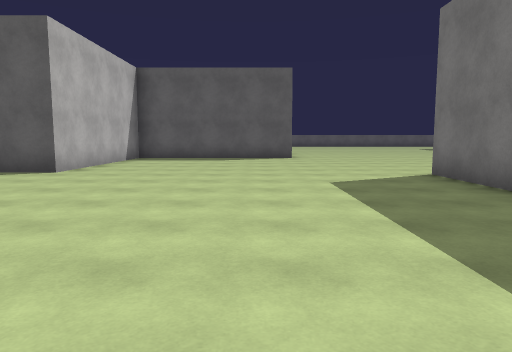
View 1 (above)

24 first-person views from a walk through a scene from a Unity 3-D project. The camera is 1.4 m above the floor, tilts 6° down and sees 70° across. The floor is counted in squares, 2 m on a side. Each view is taken from the middle of a square. On the plan, view 1 faces up. The plan holds only what a view shows up to about 11 squares ahead; the rest is blank. The place goes on beyond the plan. Surface patterns are stand-ins for the level's own textures.

View 2
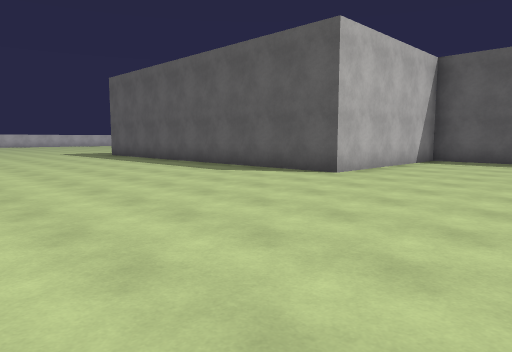

View 3
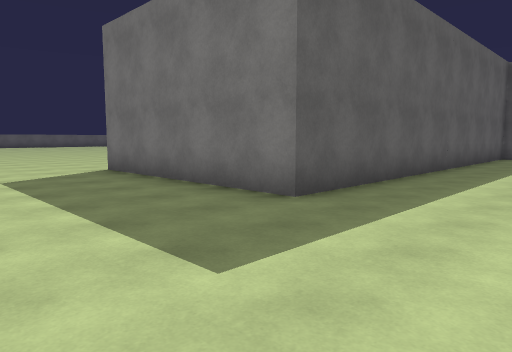

View 4
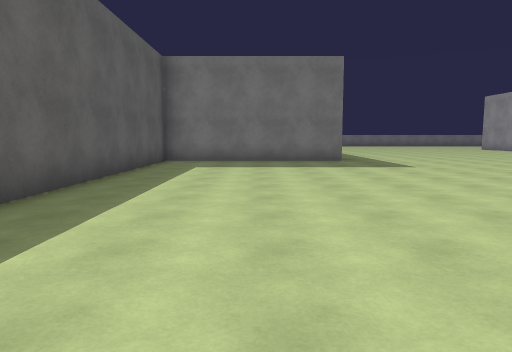

View 5
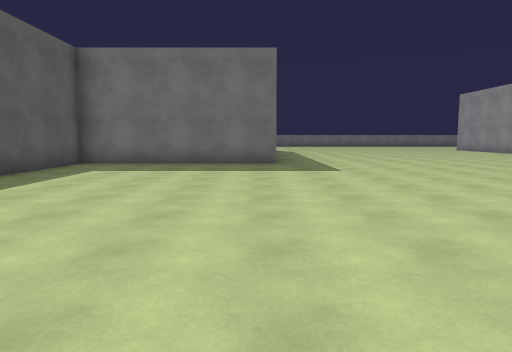

View 6
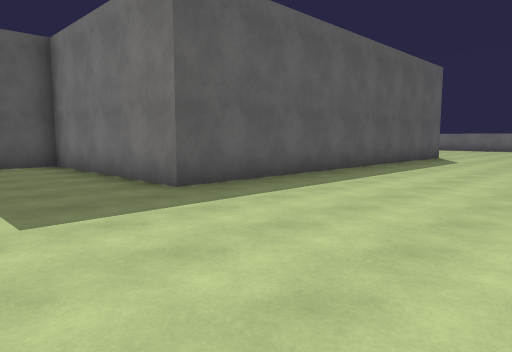

View 7
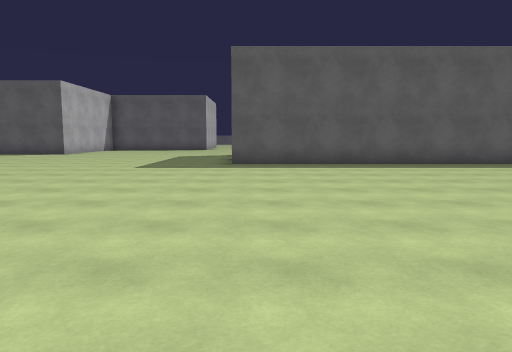

View 8
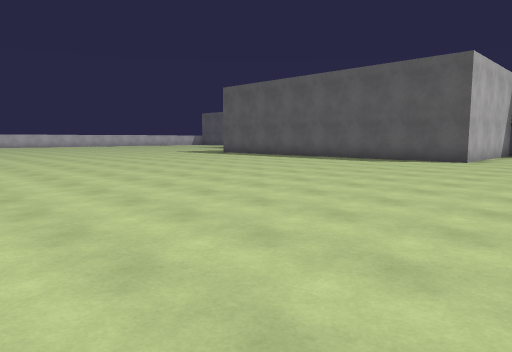

View 9
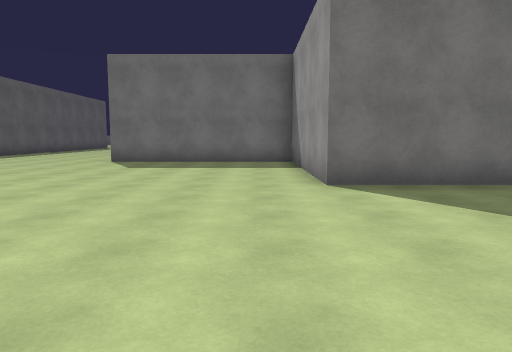

View 10
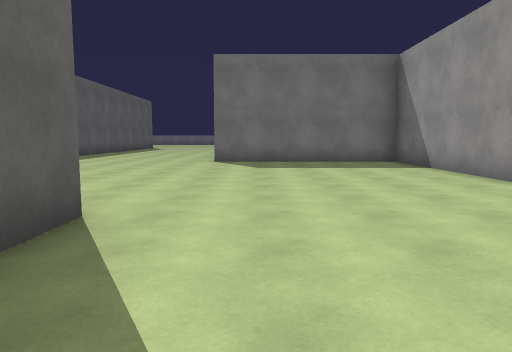

View 11
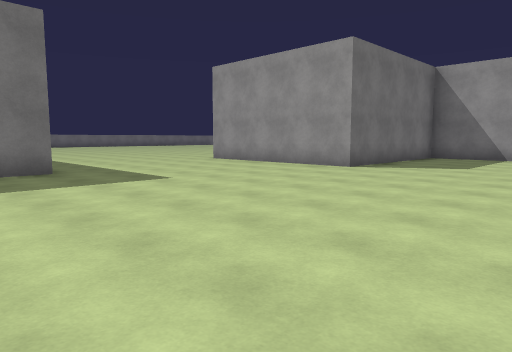

View 12
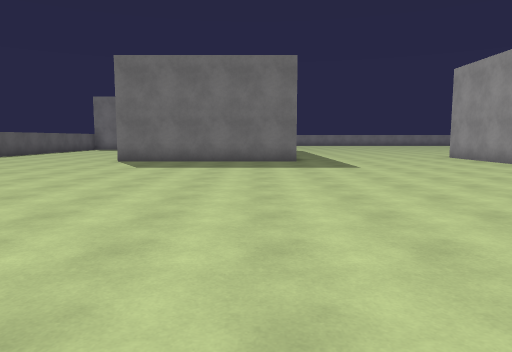

View 13
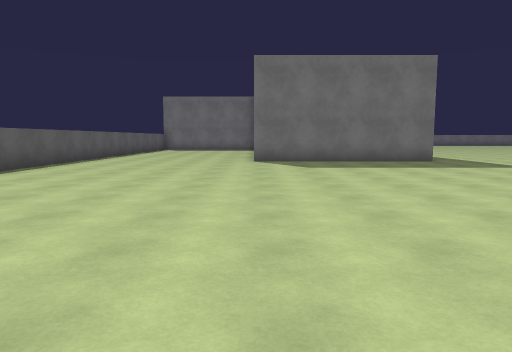

View 14
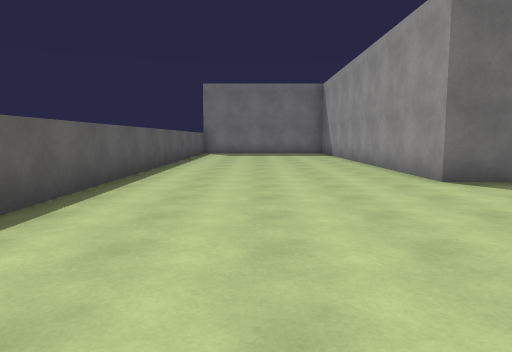

View 15
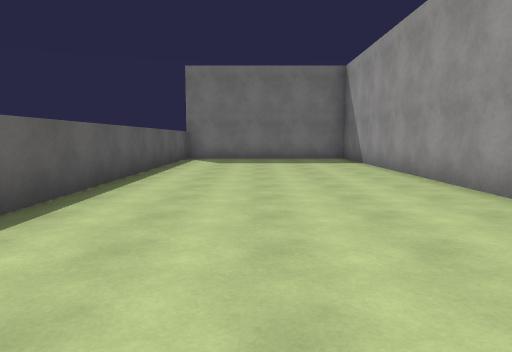

View 16
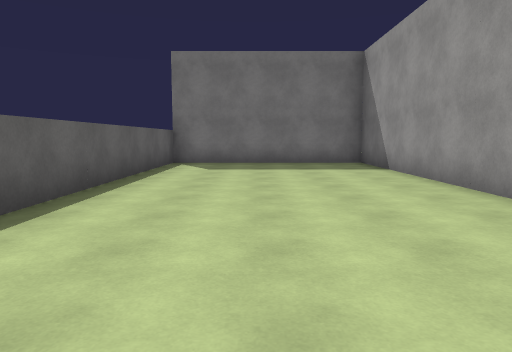

View 17
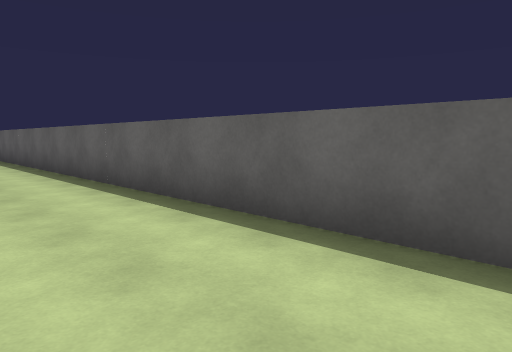

View 18
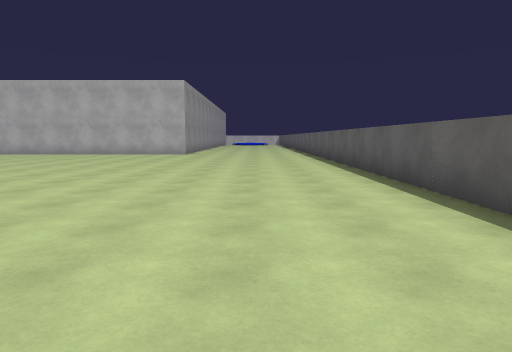

View 19
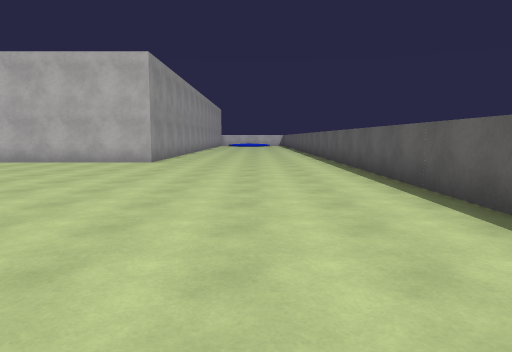

View 20
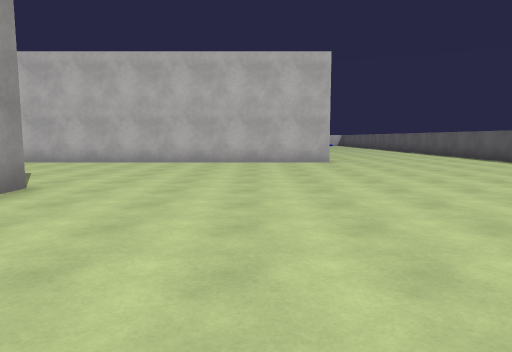

View 21
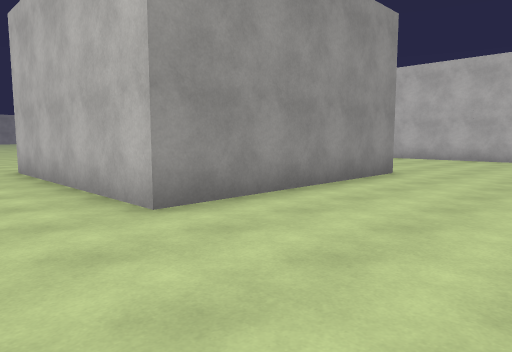

View 22
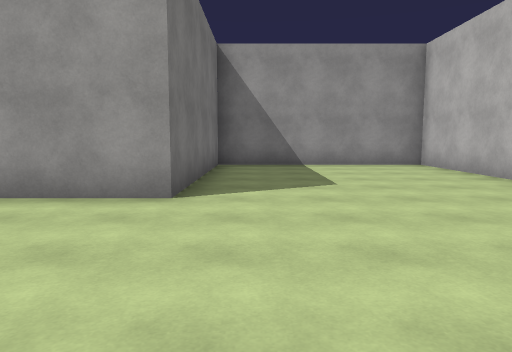

View 23
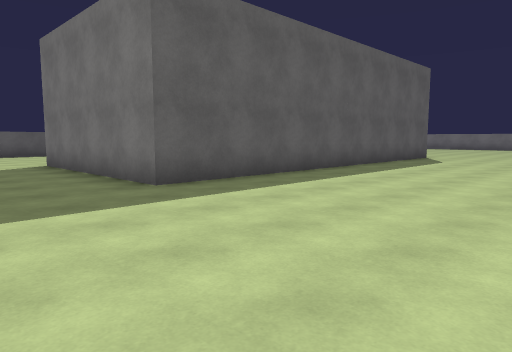

View 24
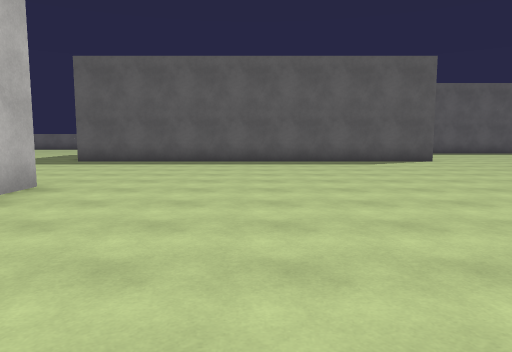

### Floor plan
Points are (right, up) in squares from view 1. A wall is a line through its corners. A room is listed if a view was taken in it or the views show most of it. See-through windows are left out.
Room 1 (views 1, 2, 3, 4, 5, 6, 7, 8, 9, 10, 11, 12, 13, 14, 15, 16, 17, 18, 19, 20, 21, 22, 23, 24)
walls: (-2, 12.6) (-4, 12.6) (-4, 17.8) (1.2, 17.8) (1.2, 12.6) (0.1, 12.6); (13.9, 12.2) (13.9, 11.4); (22.2, 17.8) (11.7, 17.8) (11.7, 23.1) (22.2, 23.1) (22.2, 24.1); (-10.1, 23.1) (-9.3, 23.1) (-9.3, 12.6) (-4, 12.6) (-4, 7.3) (-9.4, 7.3); (22.2, -3.5) (13.9, -3.5) (13.9, 1.7) (3.4, 1.7) (3.4, 6.9) (8.6, 6.9) (8.6, 12.2) (12.1, 12.2); (22.2, 27.9) (22.2, 28.3) (-10.1, 28.3)

Where each view was taken, in squares from view 1:
view 1: 0 up, 0 right, facing up
view 2: 1 up, 0 right, facing up-left
view 3: 1 down, 0 right, facing up-right
view 4: 1 down, 3 right, facing right
view 5: 3 down, 4 right, facing right
view 6: 8 down, 11 right, facing up-right
view 7: 8 down, 4 right, facing up
view 8: 4 down, 1 left, facing up-left
view 9: 8 up, 2 left, facing right
view 10: 11 up, 2 left, facing right
view 11: 20 up, 4 right, facing down-right
view 12: 19 up, 1 right, facing right
view 13: 23 up, 1 right, facing right
view 14: 26 up, 6 right, facing right
view 15: 26 up, 10 right, facing right
view 16: 26 up, 12 right, facing right
view 17: 26 up, 12 right, facing up-left
view 18: 26 up, 6 right, facing left
view 19: 26 up, 1 right, facing left
view 20: 21 up, 1 right, facing left
view 21: 21 up, 3 right, facing down-left
view 22: 22 up, 5 left, facing down
view 23: 13 up, 9 right, facing up-right
view 24: 7 up, 17 right, facing up
